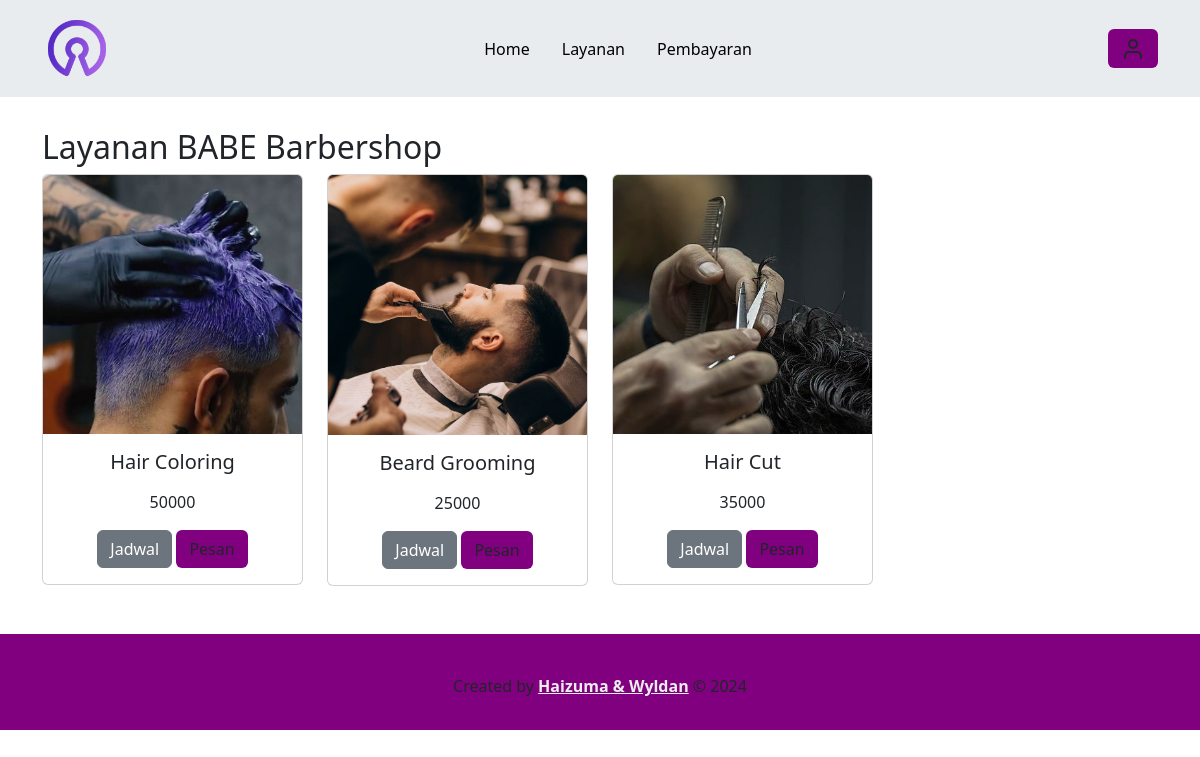
Page /user/layanan.php (signed in) on the committed database.
### tables this page shows
CREATE TABLE `layanan_barber` (
  `barber_id_layanan` int(11) NOT NULL,
  `barber_nama` varchar(35) NOT NULL,
  `barber_keterangan` text NOT NULL,
  `barber_harga` int(11) NOT NULL,
  `barber_foto` text NOT NULL
);

### functions.php (called while the page is built, shortened)
<?php
$conn = mysqli_connect("localhost", "root", "", "barber");
function query($query)
{
  global $conn;
  $result = mysqli_query($conn, $query);
  $rows = [];
  while ($row = mysqli_fetch_assoc($result)) {
    $rows[] = $row;
  }
  return $rows;
}

### user/layanan.php (the view, shortened to what this page needs)
<?php
require "../functions.php";
$layanan = query("SELECT * FROM layanan_barber");
?>
<!doctype html>
<html lang="en">
<head>
  <link rel="stylesheet" href="../style.css">
  <link href="https://cdn.jsdelivr.net/npm/bootstrap@5.3.0-alpha3/dist/css/bootstrap.min.css" rel="stylesheet">
</head>
<body>
  <div class="container ">
    <nav class="navbar fixed-top bg-body-secondary navbar-expand-lg">
      <div class="container">
        <a class="navbar-brand" href="#">
          <img src="../logo.png" alt="Logo" width="70" height="70" class="d-inline-block align-text-top">
        </a>
        <div class="collapse navbar-collapse" id="navbarSupportedContent">
          <ul class="navbar-nav mx-auto mb-2 mb-lg-0">
            <li class="nav-item ">
              <a class="nav-link active" aria-current="page" href="../index.php">Home</a>
            </li>
            <li class="nav-item">
              <a class="nav-link active" aria-current="page" href="layanan.php">Layanan</a>
            </li>
            <li class="nav-item">
              <a class="nav-link active" aria-current="page" href="bayar.php">Pembayaran</a>
            </li>
          </ul>
          <?php
          if (isset($_SESSION['id_user'])) {
            echo '<a href="user/profil.php" data-bs-toggle="modal" data-bs-target="#profilModal" class="btn btn-inti"><i data-feather="user"></i></a>';
          } else {
            echo '<a href="login.php" class="btn btn-inti" type="submit">Login</a>';
          }
          ?>
        </div>
      </div>
    </nav>
  </div>
  <section class="layanan" id="layanan">
    <div class="container">
      <main class="contain" data-aos="fade-right" data-aos-duration="1000">
        <h2 class="text-head">Layanan <span>BABE </span>Barbershop</h2>
        <div class="row row-cols-1 row-cols-md-4">
          <?php foreach ($layanan as $row) : ?>
            <div class="col">
              <div class="card">
                <img src="../img/<?= $row["barber_foto"]; ?>" alt="gambar layanan" class="card-img-top">
                <div class="card-body text-center">
                  <h5 class="card-title"><?= $row["barber_nama"]; ?></h5>
                  <p class="card-price"><?= $row["barber_harga"]; ?></p>
                  <a href="jadwal.php?id=<?= $row["barber_id_layanan"]; ?>" type="button" class="btn btn-secondary">Jadwal</a>
                  <button type="button" class="btn btn-inti" data-bs-toggle="modal" data-bs-target="#pesanModal<?= $row["barber_id_layanan"]; ?>">Pesan</button>
                </div>
              </div>
            </div>
          <?php endforeach; ?>
        </div>
      </main>
    </div>
  </section>
  <footer class="py-3">
    <br>
    <div class="credit">
      <p>Created by <a href="#">Haizuma & Wyldan</a> &copy; 2024</p>
    </div>
  </footer>
</body>
</html>

### style.css (style rules this page uses)
:root { --primary: #800080; --hover: #800080; --bg: #eeeeee; }
.text-head { margin-top: 8rem; }
.btn-inti { background-color: var(--primary) !important; }
.nav-item { margin: 3px !important; padding: 5px; }
footer { background-color: var(--primary); text-align: center; margin-top: 3rem; padding-bottom: 3rem; }
footer .credit a { color: var(--bg); font-weight: 700; }

### rows in the picture
layanan_barber: barber_foto (picture), barber_nama "Hair Coloring", barber_harga "50000"
layanan_barber: barber_foto (picture), barber_nama "Beard Grooming", barber_harga "25000"
layanan_barber: barber_foto (picture), barber_nama "Hair Cut", barber_harga "35000"
